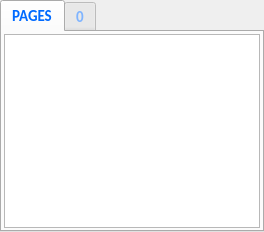
           <widget class="QTabWidget" name="twPagesList">
            <property name="minimumSize">
             <size>
              <width>150</width>
              <height>0</height>
             </size>
            </property>
            <property name="maximumSize">
             <size>
              <width>16777215</width>
              <height>16777215</height>
             </size>
            </property>
            <property name="styleSheet">
             <string notr="true">
QTabBar
{
    font: bold 11pt Calibri;
}

	/*QTabBar::tab { height: 25px; width:75px; }*/

QTabBar::tab:selected {
	color : rgb(0,106,255);

}



QTabBar::tab:!selected {
 color : rgb(127,180,255);
}</string>
            </property>
            <property name="currentIndex">
             <number>0</number>
            </property>
            <widget class="QWidget" name="tabPagesList">
             <attribute name="title">
              <string>PAGES</string>
             </attribute>
             <layout class="QVBoxLayout" name="verticalLayout_2">
              <property name="spacing">
               <number>0</number>
              </property>
              <property name="leftMargin">
               <number>2</number>
              </property>
              <property name="topMargin">
               <number>2</number>
              </property>
              <property name="rightMargin">
               <number>2</number>
              </property>
              <property name="bottomMargin">
               <number>2</number>
              </property>
              <item>
               <widget class="QListWidget" name="lwPagesList"/>
              </item>
             </layout>
            </widget>
            <widget class="QWidget" name="tabNumberPages">
             <attribute name="title">
              <string>0</string>
             </attribute>
            </widget>
           </widget>
